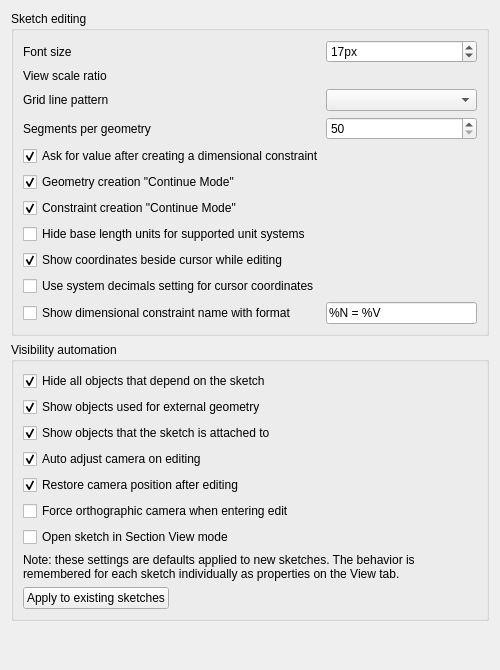
<?xml version="1.0" encoding="UTF-8"?>
<ui version="4.0">
 <class>SketcherGui::SketcherSettingsDisplay</class>
 <widget class="QWidget" name="SketcherGui::SketcherSettingsDisplay">
  <property name="geometry">
   <rect>
    <x>0</x>
    <y>0</y>
    <width>500</width>
    <height>670</height>
   </rect>
  </property>
  <property name="windowTitle">
   <string>Display</string>
  </property>
  <layout class="QVBoxLayout" name="verticalLayout">
   <item>
    <widget class="QGroupBox" name="groupBox_1">
     <property name="title">
      <string>Sketch editing</string>
     </property>
     <layout class="QGridLayout" name="gridLayout_1">
      <item row="10" column="1">
       <widget class="Gui::PrefLineEdit" name="prefDimensionalStringFormat">
        <property name="toolTip">
         <string>The format of the dimensional constraint string presentation.
Defaults to: %N = %V

%N - name parameter
%V - dimension value</string>
        </property>
        <property name="text">
         <string notr="true">%N = %V</string>
        </property>
        <property name="placeholderText">
         <string>%N = %V</string>
        </property>
        <property name="prefEntry" stdset="0">
         <string>DimensionalStringFormat</string>
        </property>
        <property name="prefPath" stdset="0">
         <cstring>Mod/Sketcher</cstring>
        </property>
       </widget>
      </item>
      <item row="1" column="1">
       <widget class="Gui::PrefDoubleSpinBox" name="viewScalingFactor" native="true">
        <property name="toolTip">
         <string>The 3D view is scaled based on this factor.</string>
        </property>
        <property name="inputMethodHints">
         <set>Qt::ImhPreferNumbers</set>
        </property>
        <property name="decimals" stdset="0">
         <number>2</number>
        </property>
        <property name="minimum" stdset="0">
         <double>0.500000000000000</double>
        </property>
        <property name="maximum" stdset="0">
         <double>5.000000000000000</double>
        </property>
        <property name="singleStep" stdset="0">
         <double>0.050000000000000</double>
        </property>
        <property name="value" stdset="0">
         <double>1.000000000000000</double>
        </property>
        <property name="prefEntry" stdset="0">
         <cstring>ViewScalingFactor</cstring>
        </property>
        <property name="prefPath" stdset="0">
         <cstring>View</cstring>
        </property>
       </widget>
      </item>
      <item row="10" column="0">
       <widget class="Gui::PrefCheckBox" name="checkBoxShowDimensionalName">
        <property name="toolTip">
         <string>If checked, displays the name on dimensional constraints (if exists).</string>
        </property>
        <property name="text">
         <string>Show dimensional constraint name with format</string>
        </property>
        <property name="prefEntry" stdset="0">
         <cstring>ShowDimensionalName</cstring>
        </property>
        <property name="prefPath" stdset="0">
         <cstring>Mod/Sketcher</cstring>
        </property>
       </widget>
      </item>
      <item row="5" column="0" colspan="2">
       <widget class="Gui::PrefCheckBox" name="continueMode">
        <property name="toolTip">
         <string>The current sketcher creation tool will remain active after creation.</string>
        </property>
        <property name="text">
         <string>Geometry creation &quot;Continue Mode&quot;</string>
        </property>
        <property name="checked">
         <bool>true</bool>
        </property>
        <property name="prefEntry" stdset="0">
         <cstring>ContinuousCreationMode</cstring>
        </property>
        <property name="prefPath" stdset="0">
         <cstring>Mod/Sketcher</cstring>
        </property>
       </widget>
      </item>
      <item row="7" column="0" colspan="2">
       <widget class="Gui::PrefCheckBox" name="checkBoxHideUnits">
        <property name="toolTip">
         <string>Base length units will not be displayed in constraints.
Supports all unit systems except 'US customary' and 'Building US/Euro'.</string>
        </property>
        <property name="text">
         <string>Hide base length units for supported unit systems</string>
        </property>
        <property name="prefEntry" stdset="0">
         <cstring>HideUnits</cstring>
        </property>
        <property name="prefPath" stdset="0">
         <cstring>Mod/Sketcher</cstring>
        </property>
       </widget>
      </item>
      <item row="4" column="0" colspan="2">
       <widget class="Gui::PrefCheckBox" name="dialogOnDistanceConstraint">
        <property name="toolTip">
         <string>A dialog will pop up to input a value for new dimensional constraints.</string>
        </property>
        <property name="text">
         <string>Ask for value after creating a dimensional constraint</string>
        </property>
        <property name="checked">
         <bool>true</bool>
        </property>
        <property name="prefEntry" stdset="0">
         <cstring>ShowDialogOnDistanceConstraint</cstring>
        </property>
        <property name="prefPath" stdset="0">
         <cstring>Mod/Sketcher</cstring>
        </property>
       </widget>
      </item>
      <item row="6" column="0" colspan="2">
       <widget class="Gui::PrefCheckBox" name="constraintMode">
        <property name="toolTip">
         <string>The current constraint creation tool will remain active after creation.</string>
        </property>
        <property name="text">
         <string>Constraint creation &quot;Continue Mode&quot;</string>
        </property>
        <property name="checked">
         <bool>true</bool>
        </property>
        <property name="prefEntry" stdset="0">
         <cstring>ContinuousConstraintMode</cstring>
        </property>
        <property name="prefPath" stdset="0">
         <cstring>Mod/Sketcher</cstring>
        </property>
       </widget>
      </item>
      <item row="0" column="0">
       <widget class="QLabel" name="label_0">
        <property name="minimumSize">
         <size>
          <width>182</width>
          <height>0</height>
         </size>
        </property>
        <property name="text">
         <string>Font size</string>
        </property>
        <property name="buddy">
         <cstring>EditSketcherFontSize</cstring>
        </property>
       </widget>
      </item>
      <item row="2" column="0">
       <widget class="QLabel" name="label_2">
        <property name="text">
         <string>Grid line pattern</string>
        </property>
        <property name="buddy">
         <cstring>comboBox</cstring>
        </property>
       </widget>
      </item>
      <item row="2" column="1">
       <widget class="QComboBox" name="comboBox">
        <property name="toolTip">
         <string>Line pattern used for grid lines.</string>
        </property>
        <property name="currentIndex">
         <number>-1</number>
        </property>
       </widget>
      </item>
      <item row="3" column="1">
       <widget class="Gui::PrefSpinBox" name="SegmentsPerGeometry">
        <property name="toolTip">
         <string>The number of polygons used for geometry approximation.</string>
        </property>
        <property name="minimum">
         <number>50</number>
        </property>
        <property name="maximum">
         <number>1000</number>
        </property>
        <property name="prefEntry" stdset="0">
         <cstring>SegmentsPerGeometry</cstring>
        </property>
        <property name="prefPath" stdset="0">
         <cstring>View</cstring>
        </property>
       </widget>
      </item>
      <item row="0" column="1">
       <widget class="Gui::PrefSpinBox" name="EditSketcherFontSize">
        <property name="toolTip">
         <string>Font size used for labels and constraints.</string>
        </property>
        <property name="suffix">
         <string>px</string>
        </property>
        <property name="minimum">
         <number>1</number>
        </property>
        <property name="maximum">
         <number>100</number>
        </property>
        <property name="value">
         <number>17</number>
        </property>
        <property name="prefEntry" stdset="0">
         <cstring>EditSketcherFontSize</cstring>
        </property>
        <property name="prefPath" stdset="0">
         <cstring>View</cstring>
        </property>
       </widget>
      </item>
      <item row="1" column="0">
       <widget class="QLabel" name="label_1">
        <property name="minimumSize">
         <size>
          <width>182</width>
          <height>0</height>
         </size>
        </property>
        <property name="text">
         <string>View scale ratio</string>
        </property>
        <property name="buddy">
         <cstring>viewScalingFactor</cstring>
        </property>
       </widget>
      </item>
      <item row="3" column="0">
       <widget class="QLabel" name="label_3">
        <property name="text">
         <string>Segments per geometry</string>
        </property>
        <property name="buddy">
         <cstring>SegmentsPerGeometry</cstring>
        </property>
       </widget>
      </item>
      <item row="9" column="0">
       <widget class="Gui::PrefCheckBox" name="checkBoxUseSystemDecimals">
        <property name="toolTip">
         <string>Cursor coordinates will use the system decimals setting instead of the short form.</string>
        </property>
        <property name="text">
         <string>Use system decimals setting for cursor coordinates</string>
        </property>
        <property name="prefEntry" stdset="0">
         <cstring>UseSystemDecimals</cstring>
        </property>
        <property name="prefPath" stdset="0">
         <cstring>Mod/Sketcher</cstring>
        </property>
       </widget>
      </item>
      <item row="8" column="0">
       <widget class="Gui::PrefCheckBox" name="checkBoxShowCursorCoords">
        <property name="toolTip">
         <string>Cursor position coordinates will be displayed beside cursor while editing sketch.</string>
        </property>
        <property name="text">
         <string>Show coordinates beside cursor while editing</string>
        </property>
        <property name="checked">
         <bool>true</bool>
        </property>
        <property name="prefEntry" stdset="0">
         <cstring>ShowCursorCoords</cstring>
        </property>
        <property name="prefPath" stdset="0">
         <cstring>Mod/Sketcher</cstring>
        </property>
       </widget>
      </item>
     </layout>
    </widget>
   </item>
   <item>
    <widget class="QGroupBox" name="groupBox_2">
     <property name="enabled">
      <bool>true</bool>
     </property>
     <property name="sizePolicy">
      <sizepolicy hsizetype="Expanding" vsizetype="Minimum">
       <horstretch>0</horstretch>
       <verstretch>0</verstretch>
      </sizepolicy>
     </property>
     <property name="minimumSize">
      <size>
       <width>0</width>
       <height>0</height>
      </size>
     </property>
     <property name="maximumSize">
      <size>
       <width>16777215</width>
       <height>16777215</height>
      </size>
     </property>
     <property name="baseSize">
      <size>
       <width>0</width>
       <height>0</height>
      </size>
     </property>
     <property name="title">
      <string>Visibility automation</string>
     </property>
     <layout class="QVBoxLayout" name="verticalLayout_2">
      <item>
       <widget class="Gui::PrefCheckBox" name="checkBoxTVHideDependent">
        <property name="toolTip">
         <string>When opening a sketch, hide all features that depend on it.</string>
        </property>
        <property name="text">
         <string>Hide all objects that depend on the sketch</string>
        </property>
        <property name="checked">
         <bool>true</bool>
        </property>
        <property name="prefEntry" stdset="0">
         <cstring>HideDependent</cstring>
        </property>
        <property name="prefPath" stdset="0">
         <cstring>Mod/Sketcher/General</cstring>
        </property>
       </widget>
      </item>
      <item>
       <widget class="Gui::PrefCheckBox" name="checkBoxTVShowLinks">
        <property name="toolTip">
         <string>When opening a sketch, show sources for external geometry links.</string>
        </property>
        <property name="text">
         <string>Show objects used for external geometry</string>
        </property>
        <property name="checked">
         <bool>true</bool>
        </property>
        <property name="prefEntry" stdset="0">
         <cstring>ShowLinks</cstring>
        </property>
        <property name="prefPath" stdset="0">
         <cstring>Mod/Sketcher/General</cstring>
        </property>
       </widget>
      </item>
      <item>
       <widget class="Gui::PrefCheckBox" name="checkBoxTVShowSupport">
        <property name="toolTip">
         <string>When opening a sketch, show objects the sketch is attached to.</string>
        </property>
        <property name="text">
         <string>Show objects that the sketch is attached to</string>
        </property>
        <property name="checked">
         <bool>true</bool>
        </property>
        <property name="prefEntry" stdset="0">
         <cstring>ShowSupport</cstring>
        </property>
        <property name="prefPath" stdset="0">
         <cstring>Mod/Sketcher/General</cstring>
        </property>
       </widget>
      </item>
      <item>
       <widget class="Gui::PrefCheckBox" name="checkBoxAdjustCamera">
        <property name="text">
         <string>Auto adjust camera on editing</string>
        </property>
        <property name="checked">
         <bool>true</bool>
        </property>
        <property name="prefPath" stdset="0">
         <cstring>Mod/Sketcher/General</cstring>
        </property>
        <property name="prefEntry" stdset="0">
         <cstring>AdjustCamera</cstring>
        </property>
       </widget>
      </item>
      <item>
       <widget class="Gui::PrefCheckBox" name="checkBoxTVRestoreCamera">
        <property name="toolTip">
         <string>When closing a sketch, move camera back to where it was before the sketch was opened.</string>
        </property>
        <property name="text">
         <string>Restore camera position after editing</string>
        </property>
        <property name="checked">
         <bool>true</bool>
        </property>
        <property name="prefEntry" stdset="0">
         <cstring>RestoreCamera</cstring>
        </property>
        <property name="prefPath" stdset="0">
         <cstring>Mod/Sketcher/General</cstring>
        </property>
       </widget>
      </item>
      <item>
       <widget class="Gui::PrefCheckBox" name="checkBoxTVForceOrtho">
        <property name="toolTip">
         <string>When entering edit mode, force orthographic view of camera.
Works only when &quot;Restore camera position after editing&quot; is enabled.</string>
        </property>
        <property name="text">
         <string>Force orthographic camera when entering edit</string>
        </property>
        <property name="checked">
         <bool>false</bool>
        </property>
        <property name="prefEntry" stdset="0">
         <cstring>ForceOrtho</cstring>
        </property>
        <property name="prefPath" stdset="0">
         <cstring>Mod/Sketcher/General</cstring>
        </property>
       </widget>
      </item>
      <item>
       <widget class="Gui::PrefCheckBox" name="checkBoxTVSectionView">
        <property name="toolTip">
         <string>Open a sketch in Section View mode by default.
Then objects are only visible behind the sketch plane.</string>
        </property>
        <property name="text">
         <string>Open sketch in Section View mode</string>
        </property>
        <property name="checked">
         <bool>false</bool>
        </property>
        <property name="prefEntry" stdset="0">
         <cstring>SectionView</cstring>
        </property>
        <property name="prefPath" stdset="0">
         <cstring>Mod/Sketcher/General</cstring>
        </property>
       </widget>
      </item>
      <item>
       <widget class="QLabel" name="label_4">
        <property name="sizePolicy">
         <sizepolicy hsizetype="Preferred" vsizetype="Preferred">
          <horstretch>0</horstretch>
          <verstretch>0</verstretch>
         </sizepolicy>
        </property>
        <property name="text">
         <string>Note: these settings are defaults applied to new sketches. The behavior is remembered for each sketch individually as properties on the View tab.</string>
        </property>
        <property name="alignment">
         <set>Qt::AlignBottom|Qt::AlignLeading|Qt::AlignLeft</set>
        </property>
        <property name="wordWrap">
         <bool>true</bool>
        </property>
       </widget>
      </item>
      <item>
       <widget class="QPushButton" name="btnTVApply">
        <property name="sizePolicy">
         <sizepolicy hsizetype="Fixed" vsizetype="Fixed">
          <horstretch>0</horstretch>
          <verstretch>0</verstretch>
         </sizepolicy>
        </property>
        <property name="toolTip">
         <string>Applies current visibility automation settings to all sketches in open documents.</string>
        </property>
        <property name="text">
         <string>Apply to existing sketches</string>
        </property>
       </widget>
      </item>
     </layout>
    </widget>
   </item>
   <item>
    <spacer name="verticalSpacer">
     <property name="orientation">
      <enum>Qt::Vertical</enum>
     </property>
     <property name="sizeHint" stdset="0">
      <size>
       <width>20</width>
       <height>40</height>
      </size>
     </property>
    </spacer>
   </item>
  </layout>
 </widget>
 <customwidgets>
  <customwidget>
   <class>Gui::PrefCheckBox</class>
   <extends>QCheckBox</extends>
   <header>Gui/PrefWidgets.h</header>
  </customwidget>
  <customwidget>
   <class>Gui::PrefSpinBox</class>
   <extends>QSpinBox</extends>
   <header>Gui/PrefWidgets.h</header>
  </customwidget>
  <customwidget>
   <class>Gui::PrefLineEdit</class>
   <extends>QLineEdit</extends>
   <header>Gui/PrefWidgets.h</header>
  </customwidget>
  <customwidget>
   <class>Gui::PrefDoubleSpinBox</class>
   <extends>QWidget</extends>
   <header>Gui/PrefWidgets.h</header>
  </customwidget>
 </customwidgets>
 <tabstops>
  <tabstop>EditSketcherFontSize</tabstop>
  <tabstop>viewScalingFactor</tabstop>
  <tabstop>comboBox</tabstop>
  <tabstop>SegmentsPerGeometry</tabstop>
  <tabstop>dialogOnDistanceConstraint</tabstop>
  <tabstop>continueMode</tabstop>
  <tabstop>constraintMode</tabstop>
  <tabstop>checkBoxHideUnits</tabstop>
  <tabstop>checkBoxShowDimensionalName</tabstop>
  <tabstop>prefDimensionalStringFormat</tabstop>
  <tabstop>checkBoxTVHideDependent</tabstop>
  <tabstop>checkBoxTVShowLinks</tabstop>
  <tabstop>checkBoxTVShowSupport</tabstop>
  <tabstop>checkBoxTVRestoreCamera</tabstop>
  <tabstop>checkBoxTVForceOrtho</tabstop>
  <tabstop>checkBoxTVSectionView</tabstop>
  <tabstop>btnTVApply</tabstop>
 </tabstops>
 <resources/>
 <connections>
  <connection>
   <sender>checkBoxTVRestoreCamera</sender>
   <signal>toggled(bool)</signal>
   <receiver>checkBoxTVForceOrtho</receiver>
   <slot>setEnabled(bool)</slot>
   <hints>
    <hint type="sourcelabel">
     <x>20</x>
     <y>20</y>
    </hint>
    <hint type="destinationlabel">
     <x>20</x>
     <y>20</y>
    </hint>
   </hints>
  </connection>
 </connections>
</ui>
